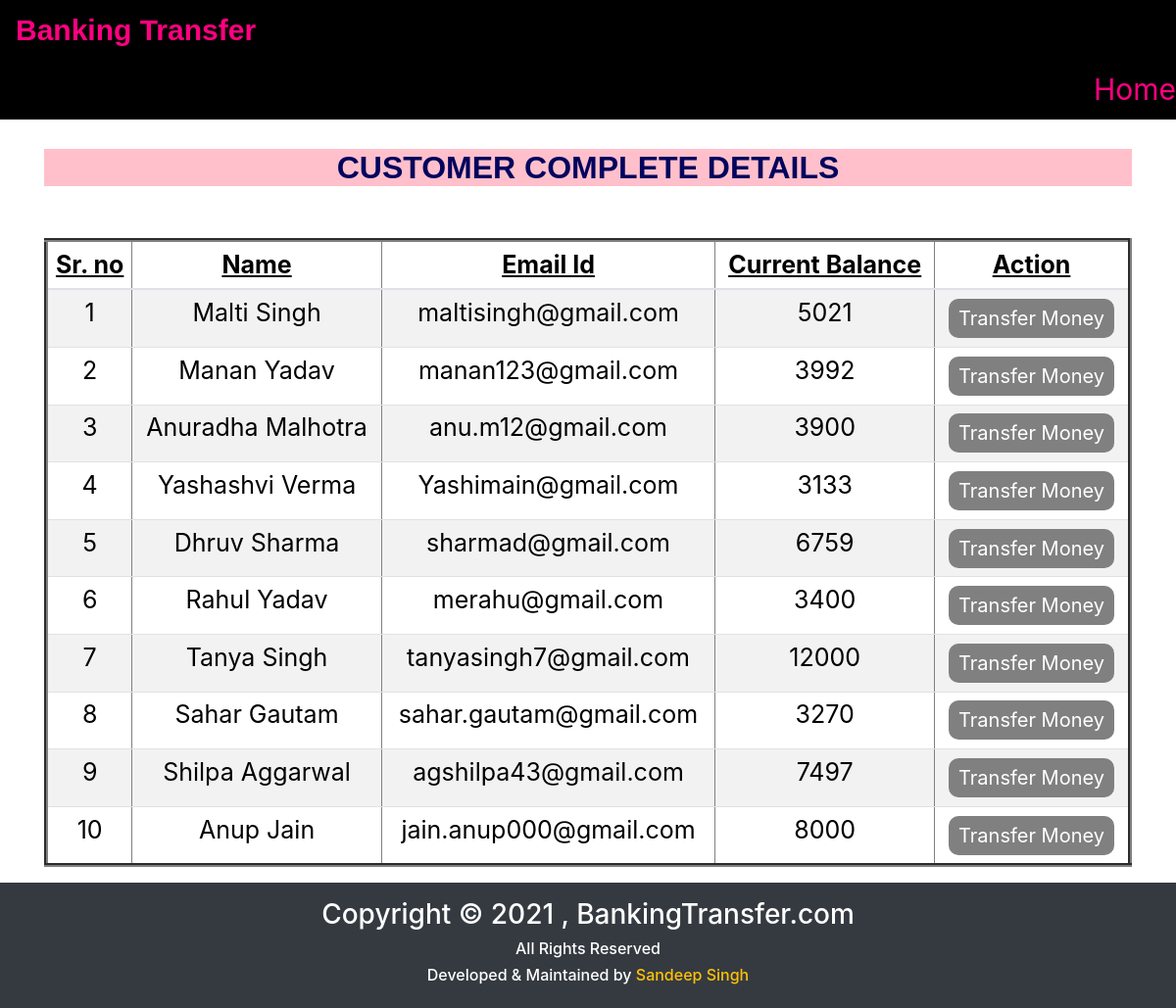
Page /viewusers.php on the committed database.
### tables this page shows
CREATE TABLE `users` (
  `id` int(11) NOT NULL,
  `name` varchar(50) NOT NULL,
  `email` varchar(50) NOT NULL,
  `credits` int(10) NOT NULL
);

### viewusers.php (the view, shortened to what this page needs)
<!DOCTYPE html>
<html lang="en">
<head>
    <link rel="stylesheet" href="https://maxcdn.bootstrapcdn.com/bootstrap/4.0.0/css/bootstrap.min.css">
</head>
<body style="background-image: url(https://image.freepik.com/free-vector/modern-city-buildings_1441-3041.jpg);">
<?php
    require 'config.php';
    $query = "SELECT * FROM users";
    $result = mysqli_query($conn,$query);
?>
<nav class="navbar navbar-light" style="background-color: black">
<p class="logo-text"><b style="font-family: arial;">Banking Transfer</b><sub><small style="font-size: 30px; color: yellow;">
<ul class="navbar-nav">
<li class="list-home">
  <a class="nav-link1" href="index.php">Home</a>
</li>
</ul>
</nav>
    <div class="container divStyle">
        <h2>CUSTOMER COMPLETE DETAILS </h2>
        <br>
            <div class="row">
                <div class="col">
                    <div class="table-responsive-sm">
                    <table border="4"class="table roundedCorners tabletext table-hover table-sm table-striped table-condensed">
                        <thead>
                            <tr>
                            <th scope="col">Sr. no</th>
                            <th scope="col">Name</th>
                            <th scope="col">Email Id</th>
                            <th scope="col"> Current Balance </th>
                            <th scope="col">Action</th>
                            </tr>
                        </thead>
                        <tbody>
                <?php
                    while($rows=mysqli_fetch_array($result)){
                ?>
                    <tr>
                        <td><?php echo $rows['id'] ?></td>
                        <td><?php echo $rows['name']?></td>
                        <td><?php echo $rows['email']?></td>
                        <td><?php echo $rows['credits']?></td>
                        <td><a href="selectedUserdetail.php?id= <?php echo $rows['id'] ;?>"> <button type="button" class="button">Transfer Money</button></a></td>
                    </tr>
                <?php
                    }
                 ?>
                        </tbody>
                    </table>
                    </div>
                </div>
            </div>
            </div>
  <footer class="bg-dark text-white text-center p-3">
                  <h3>Copyright © 2021 , BankingTransfer.com</h3>
                  <h6>All Rights Reserved</h6>
                  <h6>Developed & Maintained by
                      <a class="text-warning" href="https://instagram.com/i_em_sandeep._?igshid=1xr6ihhsvilc5" target="_blank">
                          <i class="fa fa-user-circle"></i> Sandeep Singh
                      </a>
                  </h6>
  </footer>
</body>
</html>

### viewusers.php (style rules this page uses)
.logo-text, .nav-link1 { color: #ff0080; font-size:30px; }
.list-home { padding-left: 1100px; }
.container { background-color:white; padding-top: 30px; text-align: center; }
.button { background-color: grey; border: none; color: white; padding: 5px 10px; text-align: center; text-decoration: none; display: inline-block; font-size: 20px; margin: 4px 2px; border-radius: 10px; }
.row { color:black; font-size:25px; }
h2 { font-family: sans-serif; color: #03045e; background-color: pink; font-weight: bold; }
th { text-decoration: underline; color:black ; }

### rows in the picture
users: id "1", name "Malti Singh", email "maltisingh@gmail.com", credits "5021"
users: id "2", name "Manan Yadav", email "manan123@gmail.com", credits "3992"
users: id "3", name "Anuradha Malhotra", email "anu.m12@gmail.com", credits "3900"
users: id "4", name "Yashashvi Verma", email "Yashimain@gmail.com", credits "3133"
users: id "5", name "Dhruv Sharma", email "sharmad@gmail.com", credits "6759"
users: id "6", name "Rahul Yadav", email "merahu@gmail.com", credits "3400"
users: id "7", name "Tanya Singh", email "tanyasingh7@gmail.com", credits "12000"
users: id "8", name "Sahar Gautam", email "sahar.gautam@gmail.com", credits "3270"
users: id "9", name "Shilpa Aggarwal", email "agshilpa43@gmail.com", credits "7497"
users: id "10", name "Anup Jain", email "jain.anup000@gmail.com", credits "8000"
